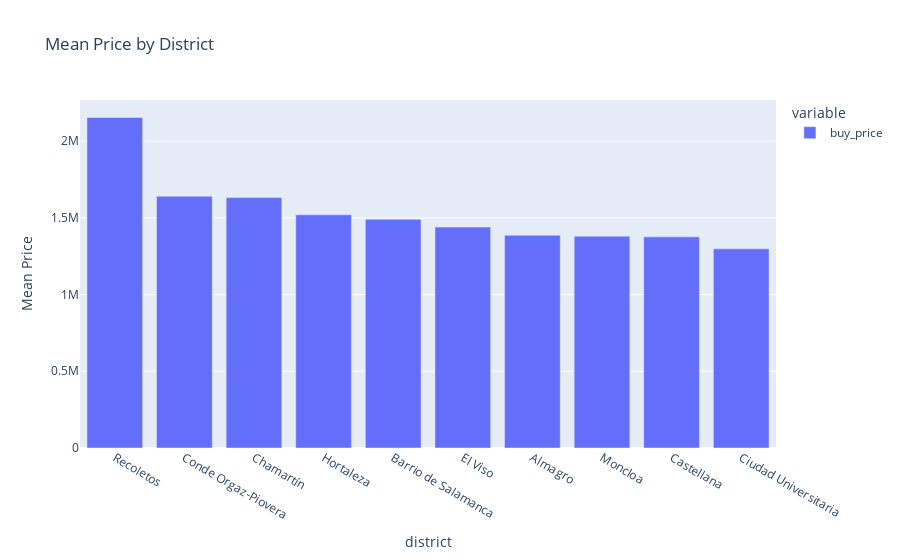

Notebook code for this chart:
### Code cell
px.bar(data_frame=mean_price.head(10),title='Mean Price by District',labels={'value':'Mean Price'})

### Figure 1 — Plotly figure (JSON) as saved in the notebook; plotly's stock layout.template omitted (floating-point values rounded to 4 significant figures)
{"data": [{"hovertemplate": "variable=buy_price<br>district=%{x}<br>Mean Price=%{y}<extra></extra>", "legendgroup": "buy_price", "marker": {"color": "#636efa", "pattern": {"shape": ""}}, "name": "buy_price", "orientation": "v", "showlegend": true, "textposition": "auto", "type": "bar", "x": ["Recoletos", "Conde Orgaz-Piovera", "Chamartín", "Hortaleza", "Barrio de Salamanca", "El Viso", "Almagro", "Moncloa", "Castellana", "Ciudad Universitaria"], "xaxis": "x", "y": [2155000.0, 1641000.0, 1632000.0, 1520000.0, 1491000.0, 1440000.0, 1387000.0, 1381000.0, 1376000.0, 1298000.0], "yaxis": "y"}], "layout": {"barmode": "relative", "legend": {"title": {"text": "variable"}, "tracegroupgap": 0}, "title": {"text": "Mean Price by District"}, "xaxis": {"anchor": "y", "domain": [0, 1], "title": {"text": "district"}}, "yaxis": {"anchor": "x", "domain": [0, 1], "title": {"text": "Mean Price"}}}}
